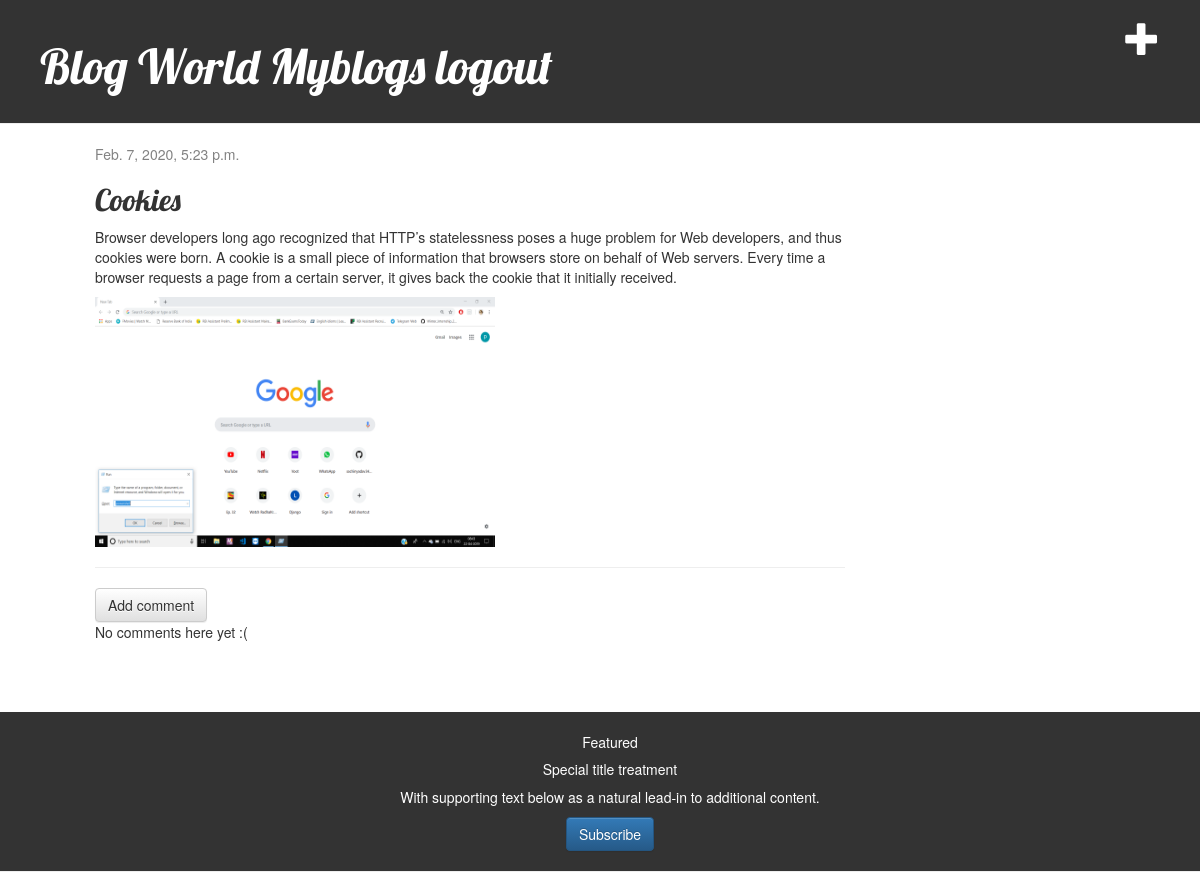
The app's page /3/detail/ (signed in) with its own data.
### blog/models.py (models this page shows, shortened)
class Post(models.Model):
    author = models.ForeignKey(CustomUser, on_delete=models.CASCADE)
    title = models.CharField(max_length=200)
    text = models.TextField()
    image = models.ImageField(upload_to ='blog/img',null=True)
    created_date = models.DateTimeField(default=timezone.now)
    published_date = models.DateTimeField(blank=True, null=True)

### blog/views.py (the view)
# urls.py: path('<int:pk>/detail/', views.post_detail, name='post_detail'),
def post_detail(request, pk):
    post = get_object_or_404(Post, pk=pk)
    print(post.author)
    user = request.user
    print(user)
    return render(request, 'blog/post_detail.html', {'post': post,"user":user})

### blog/models.py (called while the page is built)
    def __str__(self):
        return self.username

### blog/templates/blog/post_detail.html (shortened to what this page needs)
{% extends 'blog/base.html' %}
{% block content %}
    <div class="post">
        {% if post.published_date %}
            <div class="date">
                {{ post.published_date }}
            </div>
        {% endif %}
        <h2>{{ post.title }}</h2>
        <p>{{ post.text|linebreaksbr }}</p>
        {% if post.image %}
            <img src="{{ post.image.url}}" height="250" width="400">
        {% endif %}
        <hr>
        <a class="btn btn-default" href="{% url 'blog:add_comment_to_post' pk=post.pk %}">Add comment</a>
        {% for comment in post.comments.all %}
            {% if user.is_authenticated or comment.approved_comment %}
                <div class="comment">
                    <div class="date">
                        {{ comment.created_date }}
                            {% if not comment.approved_comment %}
                                <a class="btn btn-default" href="{% url 'blog:comment_remove' pk=comment.pk %}"><span class="glyphicon glyphicon-remove"></span></a>
                                <a class="btn btn-default" href="{% url 'blog:comment_approve' pk=comment.pk %}"><span class="glyphicon glyphicon-ok"></span></a>
                            {% endif %}
        </div>
        <strong>{{ comment.author }}</strong>
        <p>{{ comment.text|linebreaks }}</p>
    </div>
    {% endif %}
{% empty %}
    <p>No comments here yet :(</p>
{% endfor %}
    </div>
{% endblock %}

### blog/static/css/blog.css (style rules this page uses)
h1, h2, h3, h4 { font-family: 'Lobster', cursive; }
.date { color: #828282; }
.post { margin-bottom: 70px; }
.card-header h5, { color: white; font-size: 36pt; text-decoration: none; }

### records on screen
Post: published_date "Feb. 7, 2020, 5:23 p.m.", title "Cookies", text "Browser developers long ago recognized that HTTP’s statelessness poses a huge problem for Web developers, and thus cookies were born. A cookie is a small piece of information that browsers store on behalf of Web servers. Every time a browser requests a page from a certain server, it gives back the cookie that it initially received.", image (picture)
